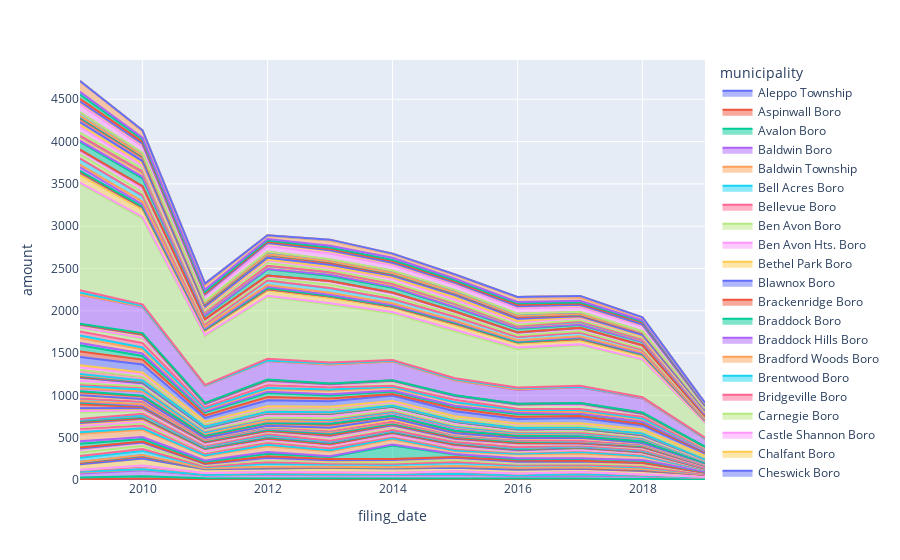

Notebook cell for this chart:
### Markdown cell above
## Challenge

### Plot the progression of foreclosures

### Code cell
# Create area plot
plot3 = px.area(df_grp, x='filing_date', y='amount', line_group='municipality', color='municipality')  
plot3
